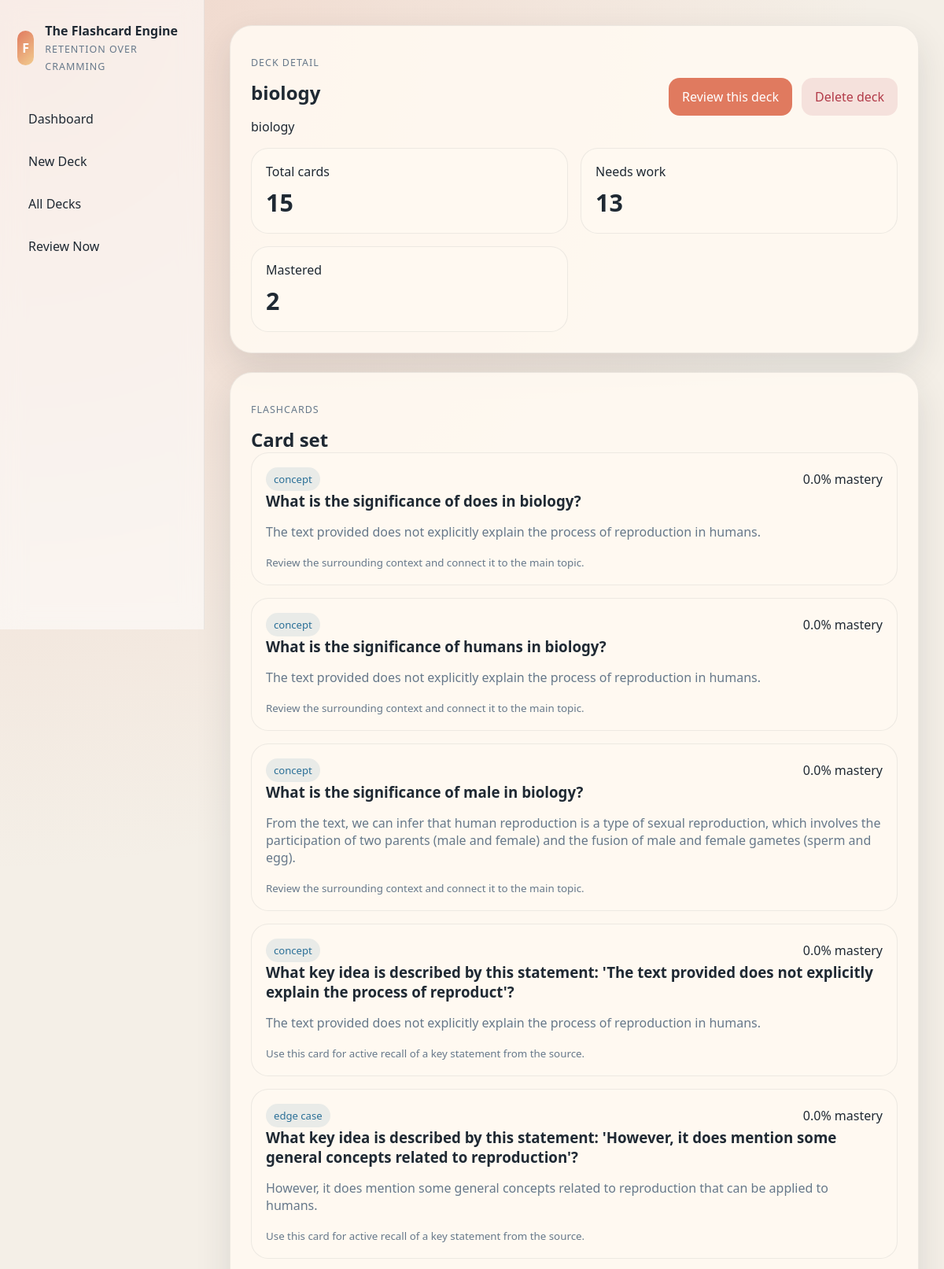
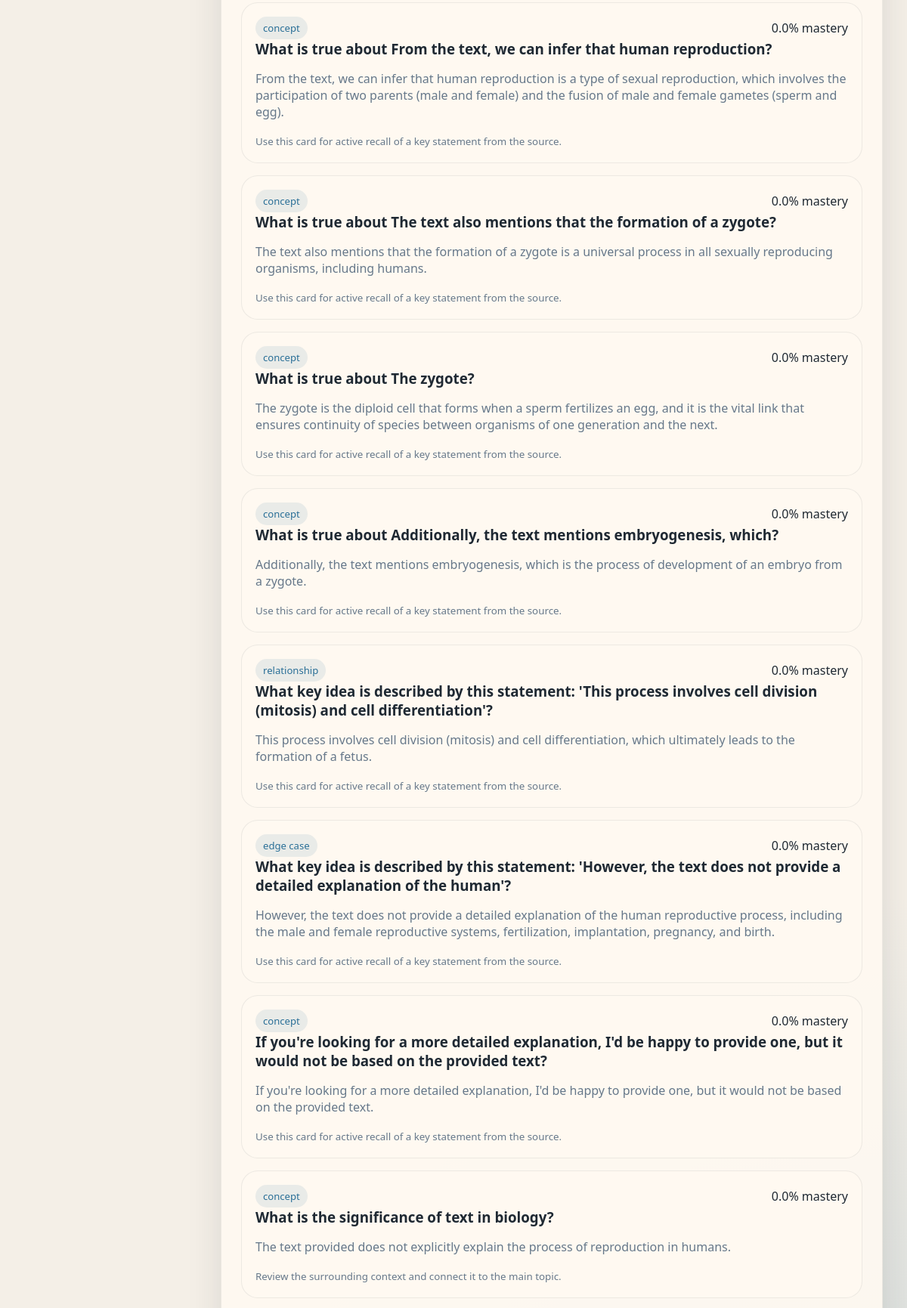
The app's page /decks/1 (upper part) with its own data (2 pictures, top to bottom).
### tables this page shows
CREATE TABLE decks (
            id INTEGER PRIMARY KEY AUTOINCREMENT,
            title TEXT NOT NULL,
            subject TEXT,
            source_filename TEXT NOT NULL,
            provider TEXT NOT NULL,
            source_text TEXT NOT NULL,
            created_at TEXT NOT NULL,
            updated_at TEXT NOT NULL
        );

CREATE TABLE cards (
            id INTEGER PRIMARY KEY AUTOINCREMENT,
            deck_id INTEGER NOT NULL,
            question TEXT NOT NULL,
            answer TEXT NOT NULL,
            explanation TEXT,
            card_type TEXT NOT NULL,
            difficulty_hint TEXT,
            source_excerpt TEXT,
            tags TEXT,
            created_at TEXT NOT NULL,
            updated_at TEXT NOT NULL,
            due_at TEXT NOT NULL,
            last_reviewed_at TEXT,
            interval_days INTEGER NOT NULL DEFAULT 0,
            repetitions INTEGER NOT NULL DEFAULT 0,
            ease_factor REAL NOT NULL DEFAULT 2.5,
            review_count INTEGER NOT NULL DEFAULT 0,
            correct_count INTEGER NOT NULL DEFAULT 0,
            incorrect_count INTEGER NOT NULL DEFAULT 0,
            mastery_score REAL NOT NULL DEFAULT 0,
            FOREIGN KEY(deck_id) REFERENCES decks(id) ON DELETE CASCADE
        );

### routes.py (the view)
    @web.route("/decks/<int:deck_id>")
    def deck_detail(deck_id: int):
        deck = find_deck(app.config, deck_id)
        if not deck:
            flash("Deck not found.", "error")
            return redirect(url_for("web.decks"))
        return render_template("deck_detail.html", deck_view=build_deck_detail_context(app.config, deck_id))

### components/deck_component.py (called while the page is built)
def build_deck_detail_context(config, deck_id: int):
    deck = find_deck(config, deck_id)
    cards = get_deck_cards(config, deck_id)
    due_cards = [card for card in cards if card["interval_days"] <= 0 or card["mastery_score"] < 70]
    return {
        "deck": deck,
        "cards": cards,
        "summary": {
            "card_count": len(cards),
            "due_count": len(due_cards),
            "mastered_count": len([card for card in cards if card["mastery_score"] >= 80]),
        },
    }

### services/deck_service.py (called while the page is built)
def find_deck(config, deck_id: int):
    connection = get_connection(config["DATABASE_PATH"])
    cursor = connection.cursor()
    cursor.execute("SELECT * FROM decks WHERE id = ?", (deck_id,))
    row = cursor.fetchone()
    connection.close()
    return row

def get_deck_cards(config, deck_id: int):
    connection = get_connection(config["DATABASE_PATH"])
    cursor = connection.cursor()
    cursor.execute(
        """
        SELECT *
        FROM cards
        WHERE deck_id = ?
        ORDER BY datetime(due_at) ASC, id ASC
        """,
        (deck_id,),
    )
    rows = cursor.fetchall()
    connection.close()
    return rows

### services/storage.py (called while the page is built)
def get_connection(database_path: Path) -> sqlite3.Connection:
    connection = sqlite3.connect(database_path)
    connection.row_factory = sqlite3.Row
    return connection

### templates/deck_detail.html
{% extends "base.html" %}
{% block content %}
<section class="section-card">
    <div class="section-header">
        <div>
            <p class="eyebrow">Deck detail</p>
            <h1>{{ deck_view.deck["title"] }}</h1>
            <p>{{ deck_view.deck["subject"] or "General study deck" }}</p>
        </div>
        <div class="hero-actions">
            <a class="button button-primary" href="{{ url_for('web.review', deck_id=deck_view.deck['id']) }}">Review this deck</a>
            <form action="{{ url_for('web.remove_deck', deck_id=deck_view.deck['id']) }}" method="post">
                <button class="button button-danger" type="submit">Delete deck</button>
            </form>
        </div>
    </div>
    <div class="hero-panel compact">
        <div class="metric-card">
            <span>Total cards</span>
            <strong>{{ deck_view.summary.card_count }}</strong>
        </div>
        <div class="metric-card">
            <span>Needs work</span>
            <strong>{{ deck_view.summary.due_count }}</strong>
        </div>
        <div class="metric-card">
            <span>Mastered</span>
            <strong>{{ deck_view.summary.mastered_count }}</strong>
        </div>
    </div>
</section>
<section class="section-card">
    <div class="section-header">
        <div>
            <p class="eyebrow">Flashcards</p>
            <h2>Card set</h2>
        </div>
    </div>
    <div class="card-list">
        {% for card in deck_view.cards %}
            <article class="flashcard-preview">
                <div class="flashcard-header">
                    <span class="pill">{{ card["card_type"].replace("_", " ") }}</span>
                    <span>{{ card["mastery_score"] }}% mastery</span>
                </div>
                <h3>{{ card["question"] }}</h3>
                <p>{{ card["answer"] }}</p>
                {% if card["explanation"] %}
                    <small>{{ card["explanation"] }}</small>
                {% endif %}
            </article>
        {% endfor %}
    </div>
</section>
{% endblock %}

### static/css/styles.css (style rules this page uses)
:root { --bg: #f4efe7; --panel: rgba(255, 250, 242, 0.88); --panel-strong: #fff9f1; --ink: #1f2933; --muted: #66788a; --accent: #e07a5f; --accent-dark: #c45c40; --secondary: #2a6f97; --success: #4f772d; --danger: #b23a48; --border: rgba(31, 41, 51, 0.08); --shadow: 0 18px 45px rgba(31, 41, 51, 0.12); }
* { box-sizing: border-box; }
body { margin: 0; font-family: "Segoe UI", Tahoma, Geneva, Verdana, sans-serif; color: var(--ink); background: radial-gradient(circle at top left, rgba(224, 122, 95, 0.22), transparent 28%), radial-gradient(circle at bottom right, rgba(42, 111, 151, 0.18), transparent 25%), var(--bg); }
a { color: inherit; text-decoration: none; }
.brand small, .eyebrow { color: var(--muted); letter-spacing: 0.08em; text-transform: uppercase; font-size: 0.78rem; }
.hero, .section-card { background: var(--panel); border: 1px solid var(--border); box-shadow: var(--shadow); border-radius: 28px; }
.hero h1, .section-card h1, .section-card h2, .flashcard-preview h3, .review-card h2 { margin: 0; }
.hero-panel, .deck-grid, .card-list { display: grid; gap: 16px; }
.hero-panel { grid-template-columns: repeat(2, 1fr); }
.metric-card, .deck-card, .flashcard-preview, .review-card, .empty-state { background: var(--panel-strong); border-radius: 22px; padding: 18px; border: 1px solid var(--border); }
.metric-card strong { display: block; margin-top: 8px; font-size: 1.9rem; }
.section-card { padding: 26px; margin-bottom: 24px; }
.section-header, .deck-card-top, .deck-meta, .hero-actions, .flashcard-header, .rating-group, .search-bar { display: flex; align-items: center; justify-content: space-between; gap: 12px; }
.deck-card p, .deck-meta, .flashcard-preview p, .flashcard-preview small, .empty-state p { color: var(--muted); }
.pill { padding: 6px 10px; border-radius: 999px; background: rgba(42, 111, 151, 0.1); color: var(--secondary); font-size: 0.82rem; }
.button, input, select { border-radius: 14px; border: 1px solid transparent; font: inherit; }
.button { padding: 12px 16px; cursor: pointer; transition: transform 0.18s ease, background 0.18s ease; }
.button-primary { background: var(--accent); color: white; }
.button-danger { background: rgba(178, 58, 72, 0.12); color: var(--danger); }

### records on screen
decks: deck "biology", subject "biology"
cards: card_type.replace "concept", mastery_score "0.0", question "What is the significance of does in biology?", answer "The text provided does not explicitly explain the process of reproduction in humans.", explanation "Review the surrounding context and connect it to the main topic."
cards: card_type.replace "concept", mastery_score "0.0", question "What is the significance of humans in biology?", answer "The text provided does not explicitly explain the process of reproduction in humans.", explanation "Review the surrounding context and connect it to the main topic."
cards: card_type.replace "concept", mastery_score "0.0", question "What is the significance of male in biology?", answer "From the text, we can infer that human reproduction is a type of sexual reproduction, which involves the participation of two parents (male and female) and the fusion of male and female gametes (sperm and egg).", explanation "Review the surrounding context and connect it to the main topic."
cards: card_type.replace "concept", mastery_score "0.0", question "What key idea is described by this statement: 'The text provided does not explicitly explain the process of reproduct'?", answer "The text provided does not explicitly explain the process of reproduction in humans.", explanation "Use this card for active recall of a key statement from the source."
cards: card_type.replace "edge case", mastery_score "0.0", question "What key idea is described by this statement: 'However, it does mention some general concepts related to reproduction'?", answer "However, it does mention some general concepts related to reproduction that can be applied to humans.", explanation "Use this card for active recall of a key statement from the source."
cards: card_type.replace "concept", mastery_score "0.0", question "What is true about From the text, we can infer that human reproduction?", answer "From the text, we can infer that human reproduction is a type of sexual reproduction, which involves the participation of two parents (male and female) and the fusion of male and female gametes (sperm and egg).", explanation "Use this card for active recall of a key statement from the source."
cards: card_type.replace "concept", mastery_score "0.0", question "What is true about The text also mentions that the formation of a zygote?", answer "The text also mentions that the formation of a zygote is a universal process in all sexually reproducing organisms, including humans.", explanation "Use this card for active recall of a key statement from the source."
cards: card_type.replace "concept", mastery_score "0.0", question "What is true about The zygote?", answer "The zygote is the diploid cell that forms when a sperm fertilizes an egg, and it is the vital link that ensures continuity of species between organisms of one generation and the next.", explanation "Use this card for active recall of a key statement from the source."
cards: card_type.replace "concept", mastery_score "0.0", question "What is true about Additionally, the text mentions embryogenesis, which?", answer "Additionally, the text mentions embryogenesis, which is the process of development of an embryo from a zygote.", explanation "Use this card for active recall of a key statement from the source."
cards: card_type.replace "relationship", mastery_score "0.0", question "What key idea is described by this statement: 'This process involves cell division (mitosis) and cell differentiation'?", answer "This process involves cell division (mitosis) and cell differentiation, which ultimately leads to the formation of a fetus.", explanation "Use this card for active recall of a key statement from the source."
cards: card_type.replace "edge case", mastery_score "0.0", question "What key idea is described by this statement: 'However, the text does not provide a detailed explanation of the human'?", answer "However, the text does not provide a detailed explanation of the human reproductive process, including the male and female reproductive systems, fertilization, implantation, pregnancy, and birth.", explanation "Use this card for active recall of a key statement from the source."
cards: card_type.replace "concept", mastery_score "0.0", question "If you're looking for a more detailed explanation, I'd be happy to provide one, but it would not be based on the provided text?", answer "If you're looking for a more detailed explanation, I'd be happy to provide one, but it would not be based on the provided text.", explanation "Use this card for active recall of a key statement from the source."
cards: card_type.replace "concept", mastery_score "0.0", question "What is the significance of text in biology?", answer "The text provided does not explicitly explain the process of reproduction in humans.", explanation "Review the surrounding context and connect it to the main topic."

### other values on screen
{{ deck_view.summary.card_count }} "15"
{{ deck_view.summary.due_count }} "13"
{{ deck_view.summary.mastered_count }} "2"
